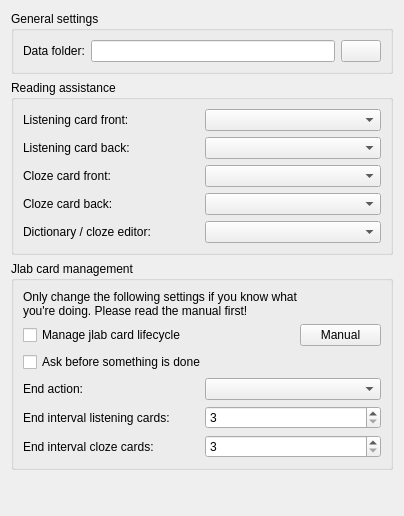
<?xml version="1.0" encoding="UTF-8"?>
<ui version="4.0">
 <class>SettingsDialog</class>
 <widget class="QDialog" name="SettingsDialog">
  <property name="geometry">
   <rect>
    <x>0</x>
    <y>0</y>
    <width>404</width>
    <height>516</height>
   </rect>
  </property>
  <property name="windowTitle">
   <string>Addon Settings</string>
  </property>
  <layout class="QVBoxLayout" name="verticalLayout">
   <item>
    <widget class="QGroupBox" name="groupBox_2">
     <property name="title">
      <string>General settings</string>
     </property>
     <layout class="QHBoxLayout" name="horizontalLayout">
      <item>
       <widget class="QLabel" name="label_6">
        <property name="text">
         <string>Data folder:</string>
        </property>
       </widget>
      </item>
      <item>
       <widget class="QLineEdit" name="dataFolderLineEdit">
        <property name="toolTip">
         <string/>
        </property>
        <property name="readOnly">
         <bool>true</bool>
        </property>
       </widget>
      </item>
      <item>
       <widget class="QPushButton" name="browseDataFolderButton">
        <property name="maximumSize">
         <size>
          <width>40</width>
          <height>16777215</height>
         </size>
        </property>
        <property name="focusPolicy">
         <enum>Qt::NoFocus</enum>
        </property>
        <property name="text">
         <string/>
        </property>
       </widget>
      </item>
     </layout>
    </widget>
   </item>
   <item>
    <widget class="QGroupBox" name="groupBox">
     <property name="title">
      <string>Reading assistance</string>
     </property>
     <layout class="QGridLayout" name="gridLayout">
      <item row="1" column="0">
       <widget class="QLabel" name="label_2">
        <property name="text">
         <string>Listening card back:</string>
        </property>
       </widget>
      </item>
      <item row="2" column="0">
       <widget class="QLabel" name="label_3">
        <property name="text">
         <string>Cloze card front:</string>
        </property>
       </widget>
      </item>
      <item row="0" column="0">
       <widget class="QLabel" name="label">
        <property name="text">
         <string>Listening card front:</string>
        </property>
       </widget>
      </item>
      <item row="3" column="0">
       <widget class="QLabel" name="label_4">
        <property name="text">
         <string>Cloze card back:</string>
        </property>
       </widget>
      </item>
      <item row="4" column="0">
       <widget class="QLabel" name="label_5">
        <property name="text">
         <string>Dictionary / cloze editor:</string>
        </property>
       </widget>
      </item>
      <item row="0" column="1">
       <widget class="QComboBox" name="listeningFrontComboBox"/>
      </item>
      <item row="1" column="1">
       <widget class="QComboBox" name="listeningBackComboBox"/>
      </item>
      <item row="2" column="1">
       <widget class="QComboBox" name="clozeFrontComboBox"/>
      </item>
      <item row="3" column="1">
       <widget class="QComboBox" name="clozeBackComboBox"/>
      </item>
      <item row="4" column="1">
       <widget class="QComboBox" name="clozeEditorComboBox"/>
      </item>
     </layout>
    </widget>
   </item>
   <item>
    <widget class="QGroupBox" name="groupBox_3">
     <property name="title">
      <string>Jlab card management</string>
     </property>
     <layout class="QGridLayout" name="gridLayout_2">
      <item row="1" column="2">
       <widget class="QPushButton" name="manualButton">
        <property name="maximumSize">
         <size>
          <width>4000</width>
          <height>16777215</height>
         </size>
        </property>
        <property name="focusPolicy">
         <enum>Qt::NoFocus</enum>
        </property>
        <property name="text">
         <string>Manual</string>
        </property>
       </widget>
      </item>
      <item row="6" column="0" colspan="3">
       <layout class="QHBoxLayout" name="horizontalLayout_3">
        <item>
         <widget class="QLabel" name="label_8">
          <property name="text">
           <string>End interval listening cards:</string>
          </property>
         </widget>
        </item>
        <item>
         <widget class="QSpinBox" name="lcIntervalSpinBox">
          <property name="minimum">
           <number>3</number>
          </property>
          <property name="maximum">
           <number>10000</number>
          </property>
         </widget>
        </item>
       </layout>
      </item>
      <item row="1" column="0">
       <widget class="QCheckBox" name="manageCheckbox">
        <property name="text">
         <string>Manage jlab card lifecycle</string>
        </property>
       </widget>
      </item>
      <item row="0" column="0" colspan="3">
       <widget class="QLabel" name="label_10">
        <property name="sizePolicy">
         <sizepolicy hsizetype="Preferred" vsizetype="Preferred">
          <horstretch>0</horstretch>
          <verstretch>0</verstretch>
         </sizepolicy>
        </property>
        <property name="text">
         <string>&lt;html&gt;&lt;head/&gt;&lt;body&gt;&lt;p&gt;Only change the following settings if you know what&lt;br/&gt;you're doing. Please read the manual first!&lt;/p&gt;&lt;/body&gt;&lt;/html&gt;</string>
        </property>
        <property name="wordWrap">
         <bool>true</bool>
        </property>
       </widget>
      </item>
      <item row="3" column="0">
       <widget class="QCheckBox" name="promptCheckbox">
        <property name="text">
         <string>Ask before something is done</string>
        </property>
       </widget>
      </item>
      <item row="4" column="0" colspan="3">
       <layout class="QHBoxLayout" name="horizontalLayout_2">
        <item>
         <widget class="QLabel" name="label_7">
          <property name="text">
           <string>End action:</string>
          </property>
         </widget>
        </item>
        <item>
         <widget class="QComboBox" name="endActionComboBox"/>
        </item>
       </layout>
      </item>
      <item row="7" column="0" colspan="3">
       <layout class="QHBoxLayout" name="horizontalLayout_4">
        <item>
         <widget class="QLabel" name="label_9">
          <property name="text">
           <string>End interval cloze cards:</string>
          </property>
         </widget>
        </item>
        <item>
         <widget class="QSpinBox" name="clozeIntervalSpinBox">
          <property name="minimum">
           <number>3</number>
          </property>
          <property name="maximum">
           <number>10000</number>
          </property>
         </widget>
        </item>
       </layout>
      </item>
     </layout>
    </widget>
   </item>
   <item>
    <spacer name="verticalSpacer">
     <property name="orientation">
      <enum>Qt::Vertical</enum>
     </property>
     <property name="sizeHint" stdset="0">
      <size>
       <width>0</width>
       <height>0</height>
      </size>
     </property>
    </spacer>
   </item>
  </layout>
 </widget>
 <resources/>
 <connections/>
</ui>
